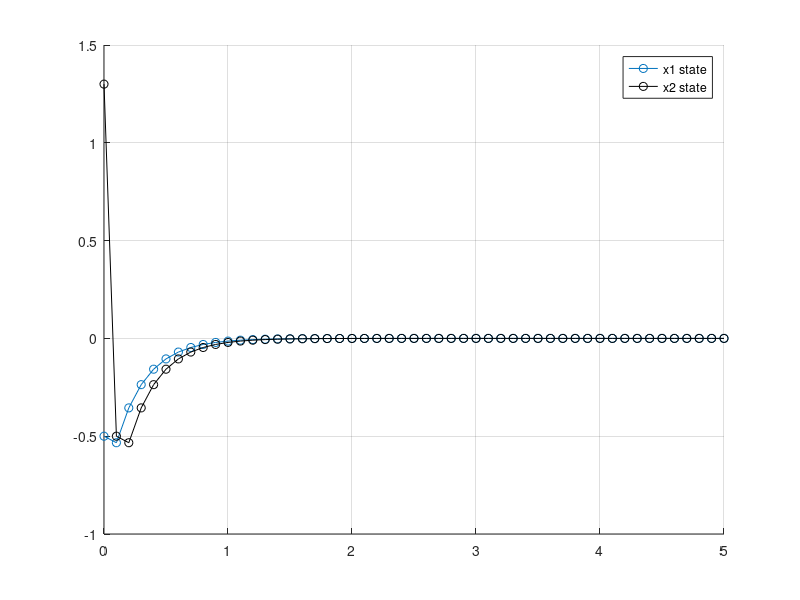

The MATLAB source for this figure:
clear 
close all
clc

%Matrices A,B,Q
Ts=0.1
Ad=[4/3 -2/3; 1 0];
Bd=[1 0]';
Q=[4/9+0.001 -2/3; -2/3 1.001];
C=[-2/3 1];
R=0.001;
x0=[-0.5 1.3]'; %Condiciones inicales
ubounds=1; % Valores absolutos de las restricciones de u
xbounds=2;

%N=30; %Horizonte a 30 muestras
N=15;

Qbig=kron(eye(N),Q);
Rbig=kron(eye(N),R); 

Abig=[];
Bbig=0*kron(eye(N),Bd);
for i=1:N
    Abig=[Abig;Ad^(i-1)];
    Bbig=Bbig+kron(diag(ones(N-i,1),-i),Ad^(i-1)*Bd);
end

%funcion de costo
H=Bbig'*Qbig*Bbig+Rbig;

%Restricciones: Ax<=b para quadprog
%-1<=u<=1
%-1<=x1<=1    y     -1<=x2<=1 =====>  x1<=1, -x1<=1, -x2<=1, x2<=1;

% Control 
Tf=50;   %Extendiendo a 50 muestras
x1=[x0(1,1)];
x2=[x0(2,1)];
A=kron(eye(N),[1;-1]);
A=[A;Bbig;-Bbig];
for i=1:Tf

    b=ubounds*ones(N*2,1);
    b=[b;-Abig*x0+xbounds*ones(N*2,1);Abig*x0+xbounds*ones(N*2,1)];
    f=Bbig'*Qbig*Abig*x0;
    [U,FVAL,EXITFLAG]=quadprog(2*H,2*f,A,b);
    if EXITFLAG==-2||isempty(U)
        flagtot=0;
    else
        x_t1=Ad*x0+Bd*U(1); %Midiendo el nuevo estado a partir de la accion de control proveniente del problema de opt.
        x1=[x1 x_t1(1,1)];
        x2=[x2 x_t1(2,1)];
        x0=x_t1;
    end
    
    clc

end

figure
t=0:Ts:Tf*Ts;%-Ts;
hold on
plot(t,x1,'-o')
plot(t,x2,'-ko')  
grid on
legend('x1 state','x2 state')
    

